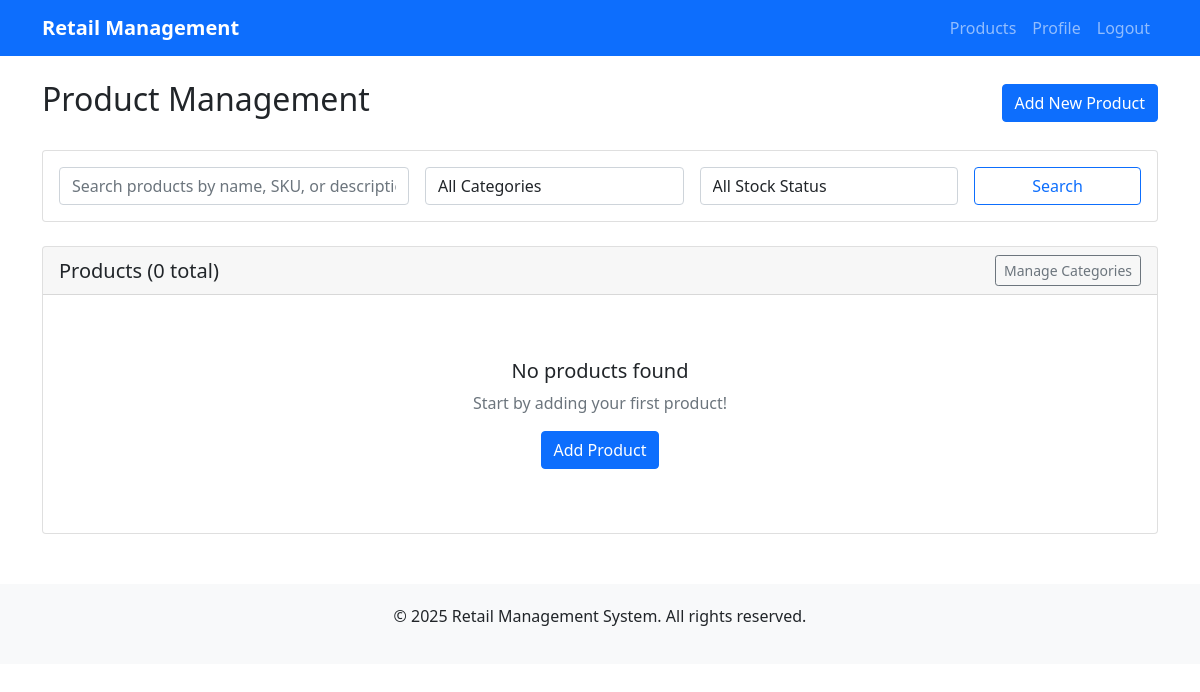
/products/ (signed in), run on an earlier commit of the app's database.
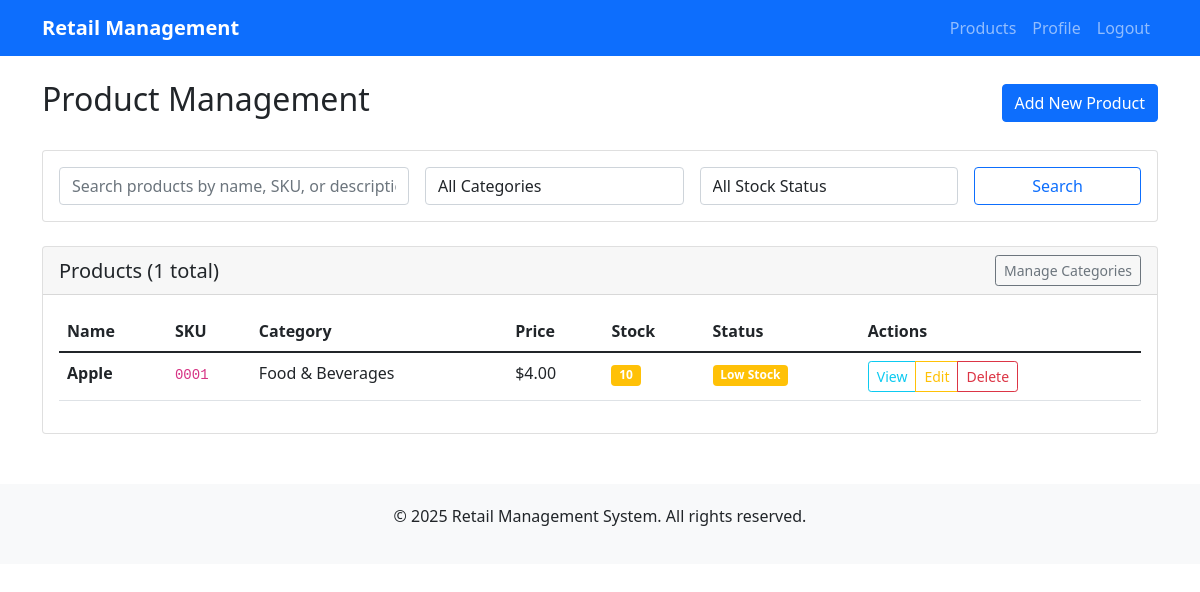
And on a later commit of the database.
### products/models.py (models this page shows, shortened)
class Product(models.Model):
    name = models.CharField(max_length=200)
    description = models.TextField(blank=True)
    sku = models.CharField(max_length=50, unique=True, help_text="Stock Keeping Unit")
    price = models.DecimalField(
        max_digits=10,
        decimal_places=2,
        validators=[MinValueValidator(Decimal('0.01'))]
    )
    category = models.ForeignKey(Category, on_delete=models.CASCADE, related_name='products')
    stock_quantity = models.PositiveIntegerField(default=0)
    is_active = models.BooleanField(default=True)
    created_at = models.DateTimeField(auto_now_add=True)
    updated_at = models.DateTimeField(auto_now=True)
    class Meta:
        ordering = ['name']
        indexes = [
            models.Index(fields=['sku']),
            models.Index(fields=['category']),
            models.Index(fields=['is_active']),
        ]
    @property
    def stock_status(self):
        if self.stock_quantity == 0:
            return "Out of Stock"
        elif self.stock_quantity <= 10:
            return "Low Stock"
        else:
            return "In Stock"

class Category(models.Model):
    name = models.CharField(max_length=100, unique=True)
    description = models.TextField(blank=True)
    created_at = models.DateTimeField(auto_now_add=True)
    updated_at = models.DateTimeField(auto_now=True)
    class Meta:
        verbose_name_plural = "Categories"
        ordering = ['name']
    def __str__(self):
        return self.name

### products/views.py (the view, shortened to what this page needs)
# urls.py: path('', views.product_list, name='product_list'),
@login_required
def product_list(request):
    products = Product.objects.all()
    search_form = ProductSearchForm(request.GET)
    if search_form.is_valid():
        search = search_form.cleaned_data.get('search')
        category = search_form.cleaned_data.get('category')
        stock_status = search_form.cleaned_data.get('stock_status')
        if search:
            products = products.filter(
                Q(name__icontains=search) |
                Q(sku__icontains=search) |
                Q(description__icontains=search)
            )
        if category:
            products = products.filter(category=category)
    paginator = Paginator(products, 10)  # Show 10 products per page
    page_number = request.GET.get('page')
    page_obj = paginator.get_page(page_number)
    context = {
        'page_obj': page_obj,
        'search_form': search_form,
        'total_products': products.count(),
    }
    return render(request, 'products/product_list.html', context)

### products/forms.py
class ProductSearchForm(forms.Form):
    search = forms.CharField(
        max_length=200,
        required=False,
        widget=forms.TextInput(attrs={
            'class': 'form-control',
            'placeholder': 'Search products by name, SKU, or description...'
        })
    )
    category = forms.ModelChoiceField(
        queryset=Category.objects.all(),
        required=False,
        empty_label="All Categories",
        widget=forms.Select(attrs={'class': 'form-control'})
    )
    stock_status = forms.ChoiceField(
        choices=[
            ('', 'All Stock Status'),
            ('in_stock', 'In Stock'),
            ('low_stock', 'Low Stock'),
            ('out_of_stock', 'Out of Stock'),
        ],
        required=False,
        widget=forms.Select(attrs={'class': 'form-control'})
    )

### templates/products/product_list.html (shortened to what the changed rows need)
{% extends 'accounts/base.html' %}
{% block content %}
<div class="row">
    <div class="col-12">
        <div class="d-flex justify-content-between align-items-center mb-4">
            <h2>Product Management</h2>
        </div>
        <div class="card">
            <div class="card-header d-flex justify-content-between align-items-center">
                <h5 class="mb-0">Products ({{ total_products }} total)</h5>
                <a href="{% url 'products:category_list' %}" class="btn btn-sm btn-outline-secondary">Manage Categories</a>
            </div>
            <div class="card-body">
                {% if page_obj %}
                    <div class="table-responsive">
                        <table class="table table-hover">
                            <thead>
                                <tr>
                                    <th>Name</th>
                                    <th>SKU</th>
                                    <th>Category</th>
                                    <th>Price</th>
                                    <th>Stock</th>
                                    <th>Status</th>
                                    <th>Actions</th>
                                </tr>
                            </thead>
                            <tbody>
                                {% for product in page_obj %}
                                <tr>
                                    <td>
                                        <strong>{{ product.name }}</strong>
                                    </td>
                                    <td><code>{{ product.sku }}</code></td>
                                    <td>{{ product.category.name }}</td>
                                    <td>${{ product.price }}</td>
                                    <td>
                                        <span class="badge {% if product.stock_quantity == 0 %}bg-danger{% elif product.stock_quantity <= 10 %}bg-warning{% else %}bg-success{% endif %}">
                                            {{ product.stock_quantity }}
                                        </span>
                                    </td>
                                    <td>
                                        <span class="badge {% if product.stock_quantity == 0 %}bg-danger{% elif product.stock_quantity <= 10 %}bg-warning{% else %}bg-success{% endif %}">
                                            {{ product.stock_status }}
                                        </span>
                                    </td>
                                    <td>
                                        <div class="btn-group btn-group-sm">
                                            <a href="{% url 'products:product_detail' product.pk %}" class="btn btn-outline-info">View</a>
                                            <a href="{% url 'products:product_update' product.pk %}" class="btn btn-outline-warning">Edit</a>
                                            <a href="{% url 'products:product_delete' product.pk %}" class="btn btn-outline-danger">Delete</a>
                                        </div>
                                    </td>
                                </tr>
                                {% endfor %}
                            </tbody>
                        </table>
                    </div>
                {% else %}
                    <div class="text-center py-5">
                        <h5>No products found</h5>
                        <p class="text-muted">Start by adding your first product!</p>
                        <a href="{% url 'products:product_create' %}" class="btn btn-primary">Add Product</a>
                    </div>
                {% endif %}
            </div>
        </div>
    </div>
</div>
{% endblock %}

What changed in the data, as far as the page shows it:
added Product: name "Apple", sku "0001", category.name "Food & Beverages", price "4.00", stock_quantity "10", stock_status "Low Stock"
Also different on the page:
{{ total_products }}: "0" → "1"
text no longer shown: "No products found Start by adding your first product! Add Product"
text now shown: "Name SKU Category Price Stock Status Actions"
